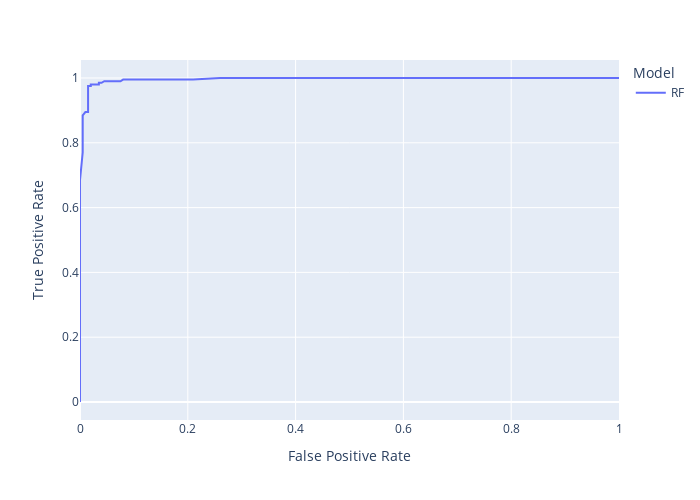

Write notebook code for a chart like this one.
### Markdown cell above
#### Plotting the ROC Curve and Calculating AUC

We plot the ROC curve and calculate the AUC score for the Random Forest model to assess its classification performance.

### Code cell
# Display the ROC curve for the RF model
fpr_rf, tpr_rf, rf_thresholds = metrics.roc_curve(classification_data_val["track_genre"], rf_val_pred)

roc_rf = pd.DataFrame({
    'False Positive Rate': fpr_rf,
    'True Positive Rate': tpr_rf,
    'Model': 'RF'
})

px.line(roc_rf, y='True Positive Rate', x='False Positive Rate',
        color='Model',
        width=700, height=500)

### Figure 1 — Plotly figure (JSON) as saved in the notebook; plotly's stock layout.template omitted (floating-point values rounded to 4 significant figures)
{"data": [{"hovertemplate": "Model=RF<br>False Positive Rate=%{x}<br>True Positive Rate=%{y}<extra></extra>", "legendgroup": "RF", "line": {"color": "#636efa", "dash": "solid"}, "marker": {"symbol": "circle"}, "mode": "lines", "name": "RF", "orientation": "v", "showlegend": true, "type": "scatter", "x": [0, 0, 0.005, 0.005, 0.005, 0.005, 0.005, 0.005, 0.005, 0.005, 0.01, 0.015, 0.015, 0.015, 0.015, 0.015, 0.015, 0.015, 0.02, 0.02, 0.035, 0.035, 0.04, 0.045, 0.05, 0.06, 0.075, 0.08, 0.095, 0.1, 0.115, 0.125, 0.14, 0.165, 0.21, 0.26, 1], "xaxis": "x", "y": [0, 0.685, 0.77, 0.81, 0.825, 0.835, 0.85, 0.86, 0.875, 0.885, 0.895, 0.895, 0.91, 0.92, 0.935, 0.955, 0.965, 0.975, 0.975, 0.98, 0.98, 0.985, 0.985, 0.99, 0.99, 0.99, 0.99, 0.995, 0.995, 0.995, 0.995, 0.995, 0.995, 0.995, 0.995, 1, 1], "yaxis": "y"}], "layout": {"height": 500, "legend": {"title": {"text": "Model"}, "tracegroupgap": 0}, "margin": {"t": 60}, "width": 700, "xaxis": {"anchor": "y", "domain": [0, 1], "title": {"text": "False Positive Rate"}}, "yaxis": {"anchor": "x", "domain": [0, 1], "title": {"text": "True Positive Rate"}}}}
